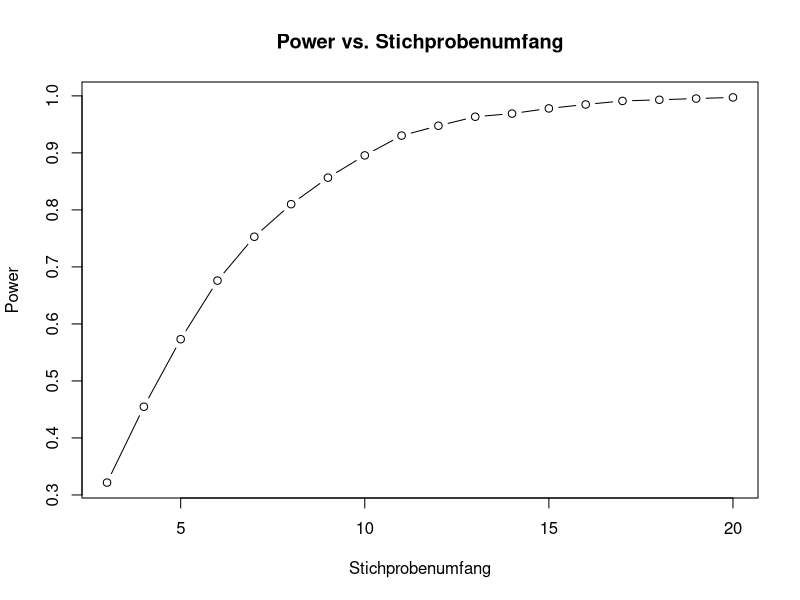

Generate this figure with R:
# Aufgabe 2
## A

nsim <- 10000
n_upper <- 20
n_lower <- 3

x <- matrix(NA, nrow = nsim, ncol = n_upper - n_lower + 1)

for (i in 1:nsim) {
  for (j in n_lower:n_upper) {
    xsamp <- rnorm(j, mean = 1, sd = 1)
    test <- t.test(x = xsamp, mu = 0, alternative = "greater") # nolint
    p_value <- test$p.value
    if (p_value < 0.05) {
      x[i, j - n_lower + 1] <- 1
    } else {
      x[i, j - n_lower + 1] <- 0
    }
  }
}

plot(n_lower:n_upper, colMeans(x), type = "b", xlab = "Stichprobenumfang", ylab = "Power", main = "Power vs. Stichprobenumfang")

## B
power.t.test(n = NULL, delta = 1, sd = 1, sig.level = 0.05, power = 0.8, type = "one.sample", alternative = "one.sided")
